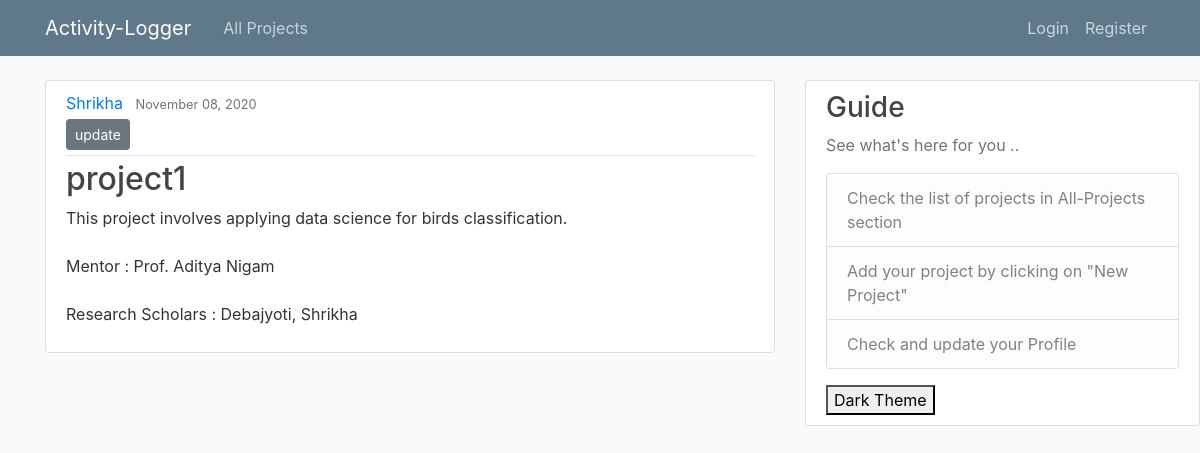
The app's page /post/1/ with its own data.
### blog/models.py (models this page shows, shortened)
class Post(models.Model):
	title = models.CharField(max_length=100)
	content = models.TextField()
	coPI = models.CharField(max_length=100, blank=True, default='')
	member1 = models.CharField(max_length=100, blank=True, default='')
	member2 = models.CharField(max_length=100, blank=True, default='')
	member3 = models.CharField(max_length=100, blank=True, default='')
	member4 = models.CharField(max_length=100, blank=True, default='')
	member5 = models.CharField(max_length=100, blank=True, default='')
	date = models.DateTimeField(default=timezone.now)
	author = models.ForeignKey(User, on_delete=models.CASCADE)

### blog/views.py (the view)
# urls.py: path('post/<int:pk>/', PostDetailView.as_view(), name='post-detail'),
class PostDetailView(DetailView):
	model = Post

### blog/templates/blog/post_detail.html (shortened to what this page needs)
{% extends "blog/base.html" %}
{% block content %}
		<article class="media content-section">
		  <div class="media-body">
		    <div class="article-metadata">
		      <a class="mr-2" href="{% url 'user-posts' object.author.username %}">{{ object.author }}</a>
		      <small class="text-muted">{{ object.date|date:"F d, Y" }}</small>
		      {% if object.author == user or object.coPI == user.username or object.member1 == user.username or object.member2 == user.username or object.member3 == user.username or object.member4 == user.username or object.member5 == user.username %}
		      	<div>
		      		<a class="btn btn-secondary btn-sm mt-1 mb-1" href="{% url 'post-update' object.id %} "> update </a>
		      	</div>
		      {% endif %}
		    </div>
		    <h2 class="article-title">{{ object.title }}</h2>
		    <p class="article-content">{{ object.content }}</p>
		      </div>
		</article>
{% endblock content %}

### blog/static/blog/main.css (style rules this page uses)
body { background: #fafafa; color: #333333; margin-top: 5rem; }
h1, h2, h3, h4, h5, h6 { color: #444444; }
.content-section { background: #ffffff; padding: 10px 20px; border: 1px solid #dddddd; border-radius: 3px; margin-bottom: 20px; }
.article-title { color: #444444; }
.article-content { white-space: pre-line; }
.article-metadata { padding-bottom: 1px; margin-bottom: 4px; border-bottom: 1px solid #e3e3e3 }

### records on screen
Post: author "Shrikha", date "November 08, 2020", title "project1", content "This project involves applying data science for birds classification. Mentor : Prof. Aditya Nigam Research Scholars : Debajyoti, Shrikha"
